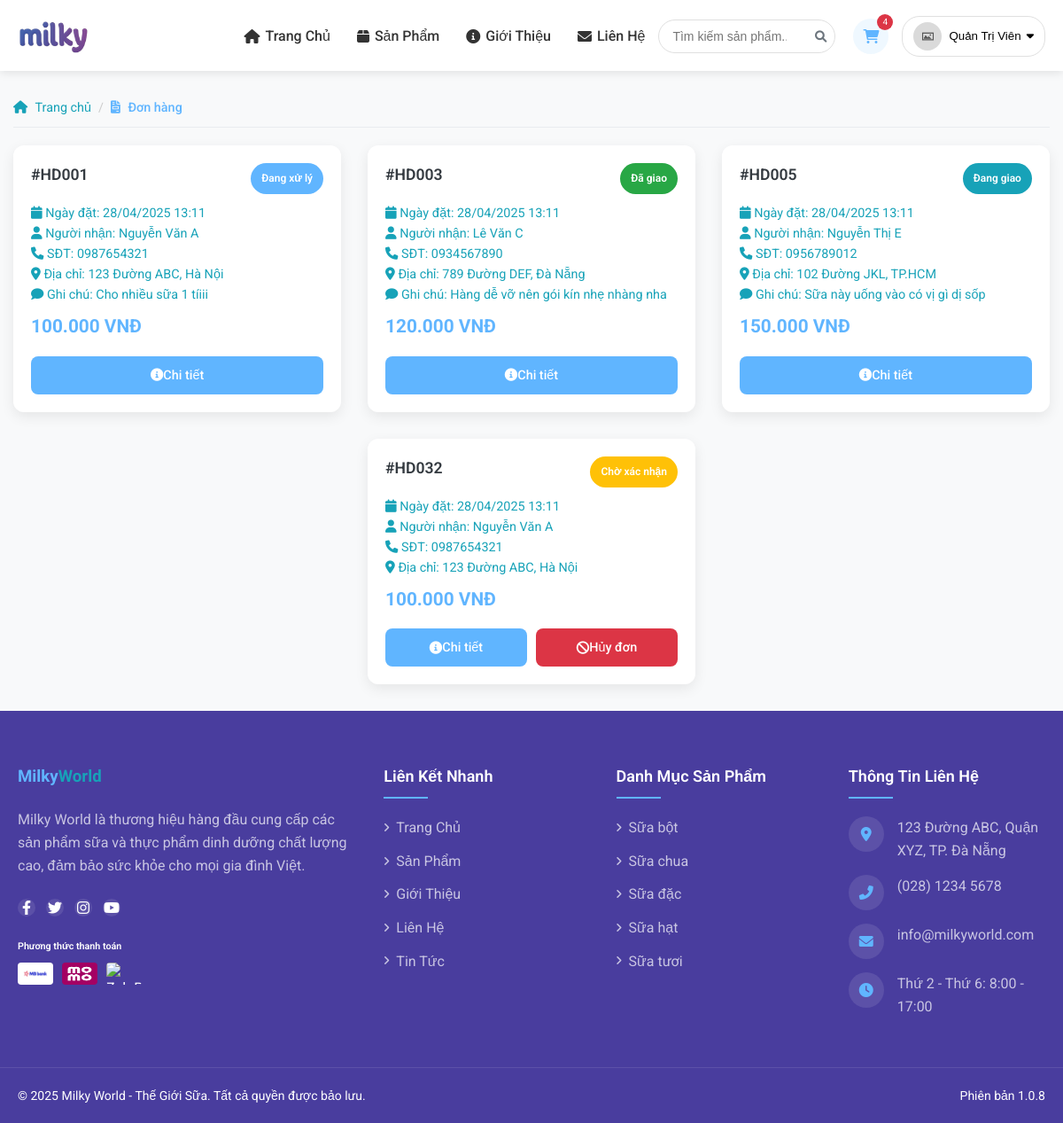
The app's page /orders.php (signed in) with its own data.
### tables this page shows
CREATE TABLE IF NOT EXISTS HoaDon (
    MaHD varchar(10) NOT NULL,
    MaKH varchar(10) NOT NULL,
    TongTien decimal(10,2) NOT NULL,
    TongTienGoc decimal(10,2) NOT NULL,
    TrangThai enum('cho_duyet', 'dang_xu_ly', 'dang_giao', 'da_giao', 'da_huy') NOT NULL DEFAULT 'cho_duyet',
    TenNguoiNhan varchar(100) NOT NULL,
    DiaChi varchar(255) NOT NULL,
    SoDienThoai varchar(20) NOT NULL,
    GhiChu text,
    NgayTao datetime DEFAULT CURRENT_TIMESTAMP,
    NgayCapNhat datetime DEFAULT CURRENT_TIMESTAMP ON UPDATE CURRENT_TIMESTAMP,
    PRIMARY KEY (MaHD),
    FOREIGN KEY (MaKH) REFERENCES KhachHang(MaKH) ON DELETE CASCADE
);

CREATE TABLE IF NOT EXISTS DanhMuc (
    MaDM varchar(10) NOT NULL,
    TenDM varchar(255) NOT NULL,
    MoTa text,
    NgayTao datetime DEFAULT CURRENT_TIMESTAMP,
    NgayCapNhat datetime DEFAULT CURRENT_TIMESTAMP ON UPDATE CURRENT_TIMESTAMP,
    PRIMARY KEY (MaDM)
);

### orders.php (the view, shortened to what this page needs)
<?php
require_once('layouts/client/header.php');
$maKH = $_SESSION['user']['MaKH'];
$sql = "SELECT hd.MaHD, hd.TongTien,
        CAST(hd.TrangThai AS CHAR) AS TrangThai,
        hd.TenNguoiNhan, hd.DiaChi, hd.SoDienThoai, hd.GhiChu, hd.NgayTao
        FROM hoadon hd
        JOIN khachhang kh ON hd.MaKH = kh.MaKH
        WHERE hd.MaKH = '$maKH'
        ORDER BY hd.NgayTao DESC";
$result = mysqli_query($conn, $sql);
?>
<div class="container">
    <div class="breadcrumb-container fade-in" style="animation-delay: 0.1s;">
        <ul class="breadcrumb">
            <li><a href="index.php"><i class="fas fa-home"></i> Trang chủ</a></li>
            <li class="active"><i class="fa-solid fa-file-invoice"></i> Đơn hàng</li>
        </ul>
    </div>
    <?php if (mysqli_num_rows($result) > 0) { ?>
        <div class="products-container" style="margin-top: 20px;">
            <?php while ($row = mysqli_fetch_assoc($result)) { ?>
                <div class="product-item fade-in" style="animation-delay: 0.3s;">
                    <div class="product-card">
                        <div class="product-content">
                            <div style="display: flex; justify-content: space-between; align-items: center; margin-bottom: 10px;">
                                <h3 class="product-title">#<?php echo $row['MaHD']; ?></h3>
                                <?php
                                $TagTT = '';
                                $TextTT = '';
                                $trangThai = $row['TrangThai'];
                                switch ($trangThai) {
                                    case 'cho_duyet':
                                        $TagTT = 'bg-warning';
                                        $TextTT = 'Chờ xác nhận';
                                        break;
                                    case 'dang_xu_ly':
                                        $TagTT = 'bg-primary';
                                        $TextTT = 'Đang xử lý';
                                        break;
                                    case 'dang_giao':
                                        $TagTT = 'bg-info';
                                        $TextTT = 'Đang giao';
                                        break;
                                    case 'da_giao':
                                        $TagTT = 'bg-success';
                                        $TextTT = 'Đã giao';
                                        break;
                                }
                                ?>
                                <span class="badge <?php echo $TagTT; ?>" style="padding: 8px 12px; border-radius: 20px; color: white;"><?php echo $TextTT; ?></span>
                            </div>
                            <div class="product-info">
                                <p><i class="fa-solid fa-calendar"></i> Ngày đặt: <?php echo date('d/m/Y H:i', strtotime($row['NgayTao'])); ?></p>
                                <p><i class="fa-solid fa-user"></i> Người nhận: <?php echo $row['TenNguoiNhan']; ?></p>
                                <p><i class="fa-solid fa-phone"></i> SĐT: <?php echo $row['SoDienThoai']; ?></p>
                                <p><i class="fa-solid fa-location-dot"></i> Địa chỉ: <?php echo $row['DiaChi']; ?></p>
                                <?php if (!empty($row['GhiChu'])): ?>
                                    <p><i class="fa-solid fa-comment"></i> Ghi chú: <?php echo $row['GhiChu']; ?></p>
                                <?php endif; ?>
                            </div>
                            <div class="product-price">
                                <?php echo number_format($row['TongTien'], 0, ',', '.'); ?> VNĐ
                            </div>
                            <div class="product-actions">
                                <a href="order-detail.php?id=<?php echo $row['MaHD']; ?>" class="action-btn btn-detail">
                                    <i class="fa-solid fa-circle-info"></i> Chi tiết
                                </a>
                                <?php if ($trangThai == 'cho_duyet') { ?>
                                    <a href="includes/orders/delete.php?id=<?php echo $row['MaHD']; ?>" onclick="return confirm('Bạn có chắc muốn hủy đơn hàng này?');" class="action-btn btn-danger" style="background-color: var(--danger-color); color: white;">
                                        <i class="fa-solid fa-ban"></i> Hủy đơn
                                    </a>
                                <?php } ?>
                            </div>
                        </div>
                    </div>
                </div>
            <?php } ?>
        </div>
    <?php } ?>
</div>
<?php
require_once('layouts/client/footer.php');
?>

### layouts/client/footer.php (shortened to what this page needs)
<footer class="site-footer">
    <div class="footer-main">
        <div class="footer-container">
            <div class="footer-content">
                <div class="footer-about">
                    <div class="footer-logo">
                        <h3><span class="logo-primary">Milky</span><span class="logo-secondary">World</span></h3>
                    </div>
                    <p class="footer-description">Milky World là thương hiệu hàng đầu cung cấp các sản phẩm sữa và thực phẩm dinh dưỡng chất lượng cao, đảm bảo sức khỏe cho mọi gia đình Việt.</p>
                    <div class="social-links">
                        <a href="#" class="social-link" aria-label="Facebook">
                            <i class="fab fa-facebook-f"></i>
                        </a>
                        <a href="#" class="social-link" aria-label="Twitter">
                            <i class="fab fa-twitter"></i>
                        </a>
                        <a href="#" class="social-link" aria-label="Instagram">
                            <i class="fab fa-instagram"></i>
                        </a>
                        <a href="#" class="social-link" aria-label="Youtube">
                            <i class="fab fa-youtube"></i>
                        </a>
                    </div>
                    <div class="payment-methods">
                        <h6>Phương thức thanh toán</h6>
                        <div class="payment-icons">
                            <img src="assets/images/payments/mbbank.jpg" alt="Mastercard" width="40" height="25">
                            <img src="assets/images/payments/momo.webp" alt="Momo" width="40" height="25">
                            <img src="assets/images/payments/zalopay.png" alt="ZaloPay" width="40" height="25">
                        </div>
                    </div>
                </div>
                <div class="footer-links-container">
                    <div class="footer-links-column">
                        <h5 class="footer-heading">Liên Kết Nhanh</h5>
                        <ul class="footer-links">
                            <li><a href="index.php" class="footer-link"><i class="fas fa-angle-right"></i>Trang Chủ</a></li>
                            <li><a href="products.php" class="footer-link"><i class="fas fa-angle-right"></i>Sản Phẩm</a></li>
                            <li><a href="about.php" class="footer-link"><i class="fas fa-angle-right"></i>Giới Thiệu</a></li>
                            <li><a href="contact.php" class="footer-link"><i class="fas fa-angle-right"></i>Liên Hệ</a></li>
                            <li><a href="blog.php" class="footer-link"><i class="fas fa-angle-right"></i>Tin Tức</a></li>
                        </ul>
                    </div>
                    <div class="footer-links-column">
                        <h5 class="footer-heading">Danh Mục Sản Phẩm</h5>
                        <ul class="footer-links">
                            <?php
                            $sqlDM = "SELECT * FROM DanhMuc LIMIT 5";
                            $ketQuaDM = mysqli_query($conn, $sqlDM);
                            if (mysqli_num_rows($ketQuaDM) > 0) {
                                while ($dongDM = mysqli_fetch_assoc($ketQuaDM)) {
                                    echo '<li><a href="products.php?category=' . $dongDM['MaDM'] . '" class="footer-link"><i class="fas fa-angle-right"></i>' . $dongDM['TenDM'] . '</a></li>';
                                }
                            } else {
                                echo '<li><a href="products.php" class="footer-link"><i class="fas fa-angle-right"></i>Tất cả sản phẩm</a></li>';
                            }
                            ?>
                        </ul>
                    </div>
                    <div class="footer-links-column">
                        <h5 class="footer-heading">Thông Tin Liên Hệ</h5>
                        <ul class="contact-info">
                            <li>
                                <div class="contact-icon"><i class="fas fa-map-marker-alt"></i></div>
                                <div class="contact-text">123 Đường ABC, Quận XYZ, TP. Đà Nẵng</div>
                            </li>
                            <li>
                                <div class="contact-icon"><i class="fas fa-phone-alt"></i></div>
                                <div class="contact-text"><a href="tel:02812345678">(028) 1234 5678</a></div>
                            </li>
                            <li>
                                <div class="contact-icon"><i class="fas fa-envelope"></i></div>
                                <div class="contact-text"><a href="mailto:info@milkyworld.com">info@milkyworld.com</a></div>
                            </li>
                            <li>
                                <div class="contact-icon"><i class="fas fa-clock"></i></div>
                                <div class="contact-text">Thứ 2 - Thứ 6: 8:00 - 17:00</div>
                            </li>
                        </ul>
                    </div>
                </div>
            </div>
        </div>
    </div>
    <div class="footer-bottom">
        <div class="footer-container">
            <div class="copyright">
                <p>&copy; <?php echo date('Y'); ?> <?php echo SITE_NAME; ?>. Tất cả quyền được bảo lưu.</p>
            </div>
            <div class="version">
                <p>Phiên bản <?php echo SITE_VERSION; ?></p>
            </div>
        </div>
    </div>
</footer>
</body>
</html>

### assets/css/main.css (style rules this page uses)
:root { --primary-color: #60B5FF; --secondary-color: #6c757d; --accent-color: #17a2b8; --light-color: #f8f9fa; --dark-color: #343a40; --success-color: #28a745; --danger-color: #dc3545; --warning-color: #ffc107; --info-color: #17a2b8; --header-bg: #ffffff; --header-text: #333; --header-hover: #60B5FF; --footer-bg: #493D9E; --dropdown-hover: #f1f5ff; --container-padding: 15px; --section-spacing: 60px 0; --card-padding: 20px; --item-margin: 30px; --border-radius-sm: 8px; --border-radius-md: 12px; --border-radius-lg: 50px; --shadow-sm: 0 3px 10px rgba(0, 0, 0, 0.08); --shadow-md: 0 5px 15px rgba(0, 0, 0, 0.08); --shadow-lg: 0 15px 30px rgba(0, 0, 0, 0.1); }
* { box-sizing: border-box; margin: 0; padding: 0; }
body { min-height: 100vh; display: flex; flex-direction: column; font-family: 'Roboto', sans-serif; background-color: var(--light-color); line-height: 1.6; }
.container { width: 100%; max-width: 1200px; padding: 0 var(--container-padding); margin: 0 auto; }
h1, h2, h3, h4, h5, h6 { font-weight: 700; margin-bottom: 1rem; }
.btn-danger { background-color: var(--danger-color); color: white; border-color: var(--danger-color); }
.products-container { display: flex; flex-wrap: wrap; margin: 0 -15px; justify-content: center; }
.product-item { width: 100%; padding: 0 15px; margin-bottom: var(--item-margin); }
.product-card { height: 100%; display: flex; flex-direction: column; border-radius: var(--border-radius-md); overflow: hidden; box-shadow: var(--shadow-md); transition: transform 0.4s ease, box-shadow 0.4s ease; background-color: white; position: relative; }
.product-content { flex: 1; padding: var(--card-padding); display: flex; flex-direction: column; }
.product-title { font-size: 1.1rem; font-weight: 600; margin-bottom: 0.5rem; color: var(--dark-color); line-height: 1.4; }
.product-info { margin-bottom: 0.5rem; color: var(--secondary-color); font-size: 0.9rem; }
.product-price { font-size: 1.3rem; font-weight: 700; color: var(--primary-color); margin-top: auto; margin-bottom: 1rem; }
.product-actions { display: flex; gap: 10px; }
.action-btn { flex: 1; text-align: center; padding: 10px; text-decoration: none; border-radius: var(--border-radius-sm); font-weight: 500; font-size: 0.9rem; transition: all 0.3s ease; display: flex; align-items: center; justify-content: center; }
.btn-detail { background-color: var(--primary-color); color: white; }
.fade-in { opacity: 0; animation: fadeIn 0.6s ease forwards; }
.breadcrumb-container { margin-top: 20px; }
.breadcrumb { display: flex; list-style: none; padding: 10px 0; flex-wrap: wrap; border-bottom: 1px solid #e9ecef; }
.breadcrumb li { font-size: 0.9rem; color: var(--secondary-color); }
.breadcrumb li:not(:last-child):after { content: '/'; margin: 0 8px; color: #ccc; }
.breadcrumb a { color: var(--secondary-color); text-decoration: none; transition: color 0.3s ease; }
.breadcrumb i { margin-right: 5px; }
.breadcrumb .active { color: var(--primary-color); font-weight: 500; }
.badge { display: inline-block; font-size: 0.75rem; font-weight: 600; padding: 5px 10px; border-radius: 20px; }
.bg-warning { background-color: var(--warning-color); }
.bg-info { background-color: var(--info-color); }
.bg-success { background-color: var(--success-color); }
.bg-primary { background-color: var(--primary-color); }
@media (min-width: 576px) { .product-item { width: 50%; } }
@media (min-width: 992px) { .product-item { width: 33.33%; } }

### records on screen
hoadon: MaHD "HD001", TextTT "Đang xử lý", NgayTao "28/04/2025 13:11", TenNguoiNhan "Nguyễn Văn A", SoDienThoai "0987654321", DiaChi "123 Đường ABC, Hà Nội", GhiChu "Cho nhiều sữa 1 tíiii", TongTien "100.000"
hoadon: MaHD "HD003", TextTT "Đã giao", NgayTao "28/04/2025 13:11", TenNguoiNhan "Lê Văn C", SoDienThoai "0934567890", DiaChi "789 Đường DEF, Đà Nẵng", GhiChu "Hàng dễ vỡ nên gói kín nhẹ nhàng nha", TongTien "120.000"
hoadon: MaHD "HD005", TextTT "Đang giao", NgayTao "28/04/2025 13:11", TenNguoiNhan "Nguyễn Thị E", SoDienThoai "0956789012", DiaChi "102 Đường JKL, TP.HCM", GhiChu "Sữa này uống vào có vị gì dị sốp", TongTien "150.000"
hoadon: MaHD "HD032", TextTT "Chờ xác nhận", NgayTao "28/04/2025 13:11", TenNguoiNhan "Nguyễn Văn A", SoDienThoai "0987654321", DiaChi "123 Đường ABC, Hà Nội", TongTien "100.000"
danhmuc: TenDM "Sữa bột"
danhmuc: TenDM "Sữa chua"
danhmuc: TenDM "Sữa đặc"
danhmuc: TenDM "Sữa hạt"
danhmuc: TenDM "Sữa tươi"

### other values on screen
$data['name'] "Trang Chủ"
$data['name'] "Sản Phẩm"
$data['name'] "Giới Thiệu"
$data['name'] "Liên Hệ"
$row["soluonggiohang"] "4"
$user['TenKH'] "Quản Trị Viên"
SITE_NAME "Milky World - Thế Giới Sữa"
SITE_VERSION "1.0.8"
